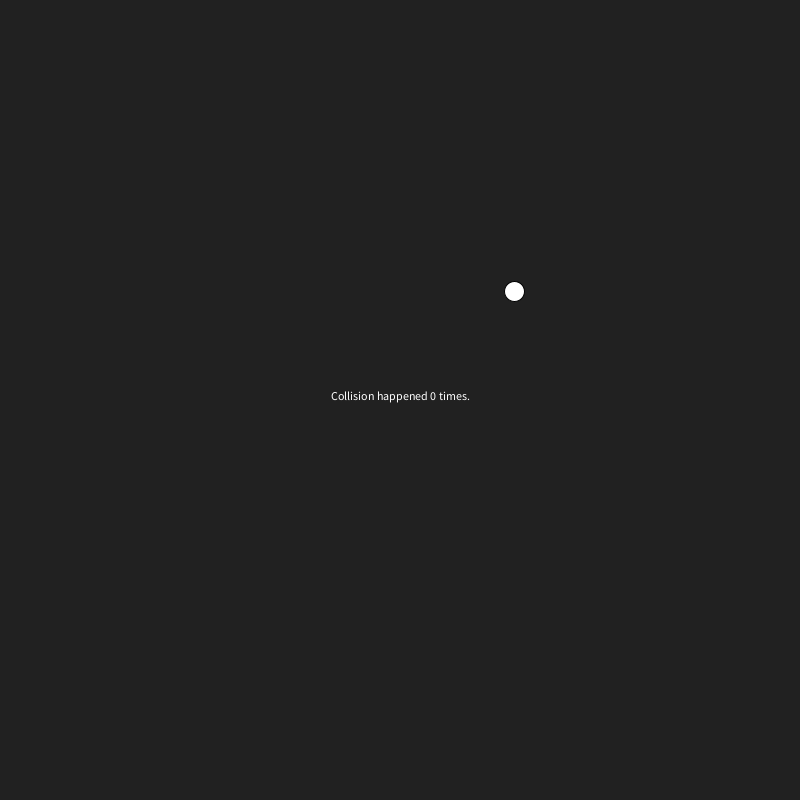
Frame 1 (no input)
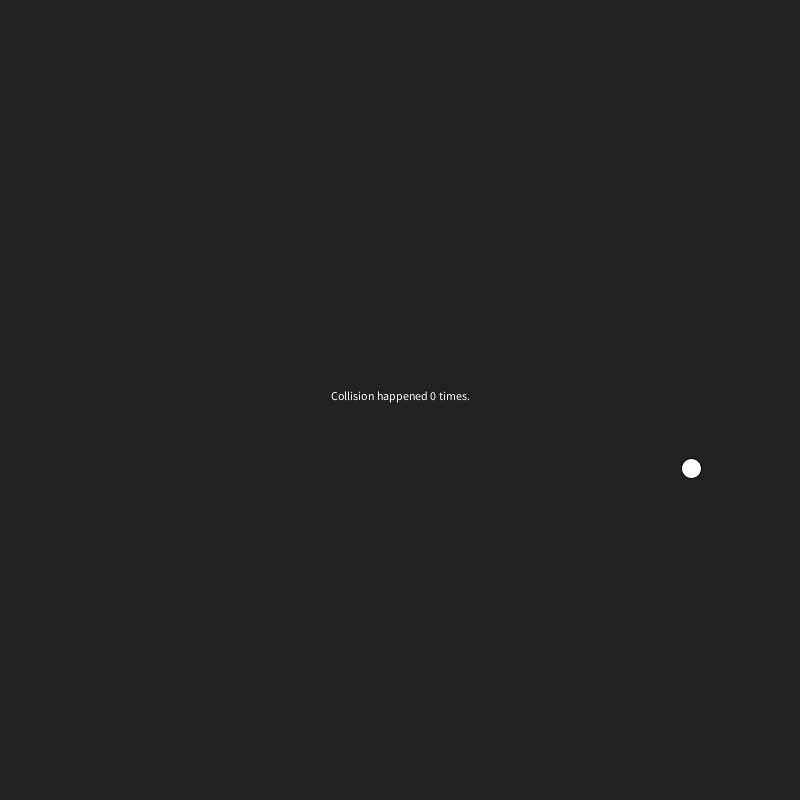
Frame 60 (the mouse pressed at the canvas centre just before this capture)
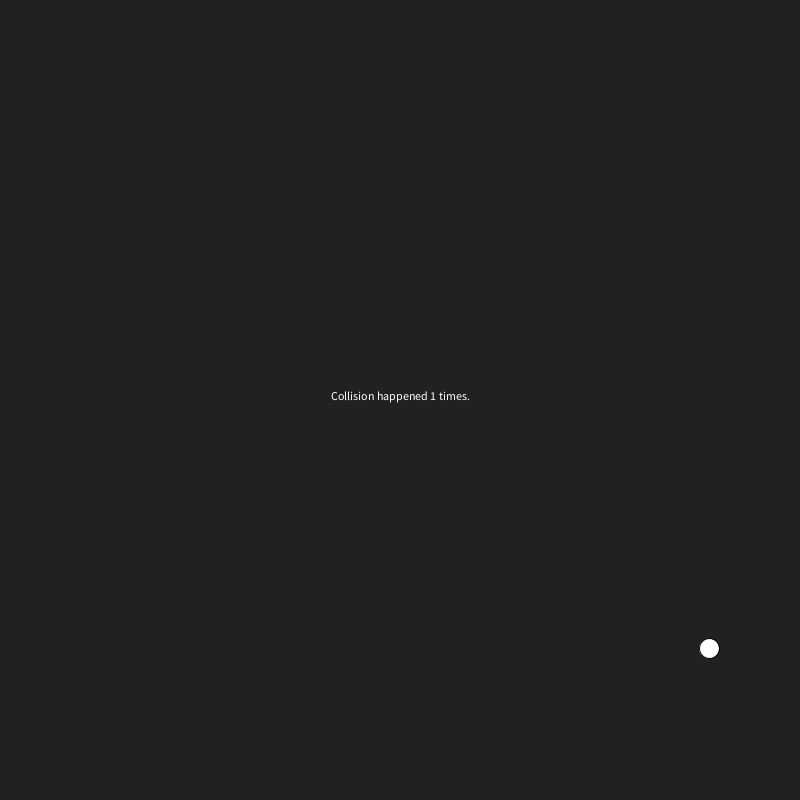
Frame 120 (the mouse held since frame 60 and released just before this capture)

The Processing sketch that drew these frames (run headless with seeded random() and noise(); from frame 60 on, the mouse is pressed at the canvas centre):

// Processing sketch: processing_66703
// ── processing_66703.pde

PVector l;
PVector v;
PVector g;
int r = 10;
int b = 0;

void setup() {
  size(800, 800);
  smooth();
  float a = random(2*r, width-2*r);
  l = new PVector(a,height-a);
  v = new PVector(3, 3);
}

void printcollision() {
  println("Collision happened " + b + " times.");
}

void draw() {
  background (33);
  l.add(v);
  if (l.x >= width-r) {
    v.x = v.x * -1;
    l.x = width-r;
    b++;
    printcollision();
  }
  if (l.x <= r) {
    v.x = v.x * -1;
    l.x = r;
    b++;
    printcollision();
  }
  if (l.y >= height-r) {
    v.y = v.y * -1;
    l.y = height-r;
    b++;
    printcollision();
  }
  if (l.y <= r) {
    v.y = v.y * -1;
    l.y = r;
    b++;
    printcollision();
  }
fill(255);
textAlign(CENTER);
text("Collision happened " + b + " times.",width/2,height/2);
fill(255);
rectMode(CENTER);
ellipse(l.x, l.y, 2*r, 2*r);
}
